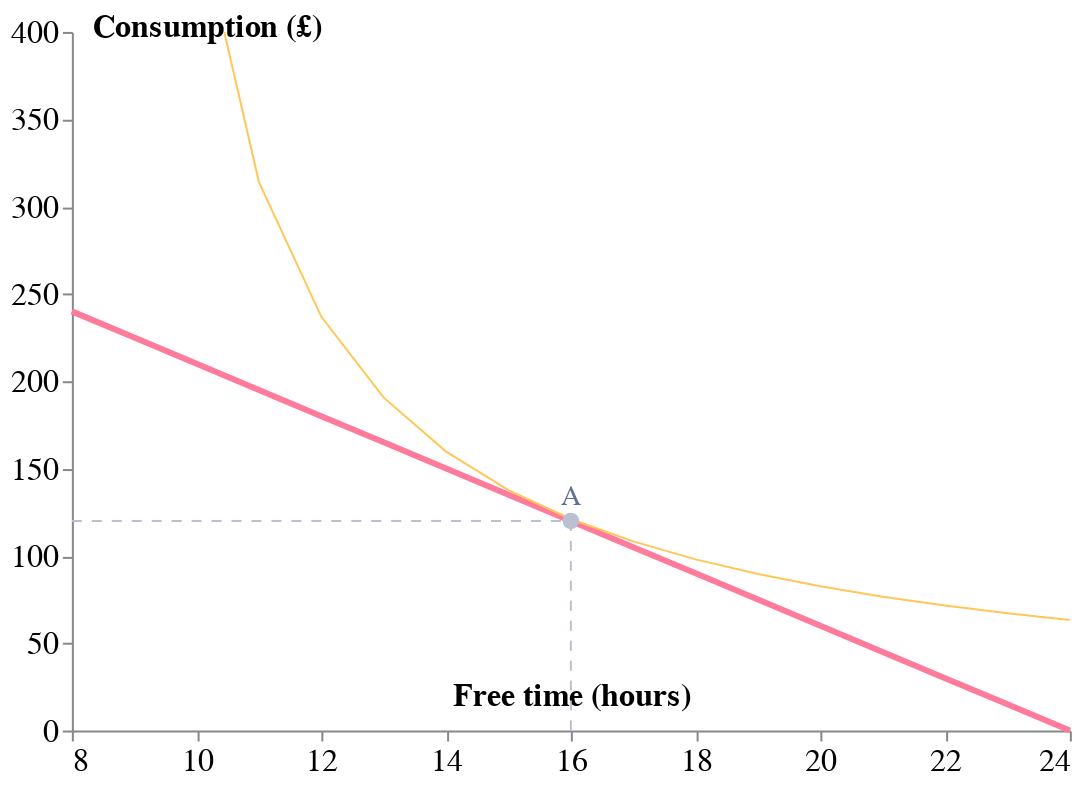

Write notebook code for a chart like this one.
### Code cell
slope_slider = alt.binding_range(min=10, max=25, step=1)
slope_selection = alt.selection_single(
    bind=slope_slider, fields=["Wage"], name="slope", init={"Wage": 15}
)
base_slider = alt.binding_range(min=0, max=100, step=10)
base_selection = alt.selection_single(
    bind=base_slider, fields=["Income"], name="base", init={"Income": 0}
)
ic_slider = alt.binding_range(min=0.25, max=0.9, step=0.01)
ic_selection = alt.selection_single(
    bind=ic_slider, fields=["Curve"], name="indifference", init={"Curve": 0.54}
)
ic_check = alt.binding_range(min=0, max=1, step=1)
icc_selection = alt.selection_single(
    bind=ic_check, fields=["On"], name="indifferencec", init={"On": 1}
)
base = (
    alt.Chart(df)
    .mark_line(color=colors[1], strokeWidth=3)
    .encode(
        x=alt.X(
            "x:Q",
            scale=alt.Scale(domain=[8, 24]),
            axis=alt.Axis(
                labelFontSize=16,
                tickCount=7,
                grid=False,
                title="Free time (hours)",
                titleFontSize=16,
                titleY=-10,
                titleBaseline="bottom",
                titleAngle=0,
            ),
        ),
        y=alt.Y(
            "c:Q",
            scale=alt.Scale(domain=[0, 400]),
            axis=alt.Axis(
                labelFontSize=16,
                tickCount=7,
                grid=False,
                title="Consumption (£)",
                titleFontSize=16,
                titleX=10,
                titleY=5,
                titleBaseline="bottom",
                titleAngle=0,
                titleAlign="left",
            ),
        ),
    )
)
line1 = base.mark_line(color=colors[3], strokeDash=[5, 5], strokeWidth=1).encode(
    x="cx:Q", y="cy:Q"
)
line2 = base.mark_line(color=colors[3], strokeDash=[5, 5], strokeWidth=1).encode(
    y="y:Q"
)
ic1 = base.mark_line(color=colors[0], strokeWidth=1, clip=True).encode(
    x="ix:Q",
    y=alt.Y(
        "i1:Q",
        scale=alt.Scale(domain=[0, 400]),
    ),
    opacity=alt.condition(
        "indifferencec.On==0",
        alt.value(0),
        alt.value(1),
    ),
)
point1 = (
    alt.Chart(pd.DataFrame([{"x": 16, "y": 120}]))
    .mark_point(color=colors[3], opacity=1, fill=colors[3], size=40)
    .encode(x="x:Q", y="y:Q")
)
pline1 = (
    alt.Chart(pd.DataFrame([{"x": 16, "y": 120}, {"x": 8, "y": 120}]))
    .mark_line(color=colors[3], strokeDash=[5, 5], strokeWidth=1)
    .encode(x="x:Q", y="y:Q")
)
pline2 = (
    alt.Chart(pd.DataFrame([{"x": 16, "y": 0}, {"x": 16, "y": 120}]))
    .mark_line(color=colors[3], strokeDash=[5, 5], strokeWidth=1)
    .encode(x="x:Q", y="y:Q")
)
point2 = (
    alt.Chart(pd.DataFrame([{"x": 15.5, "y": 212.5}]))
    .mark_point(color=colors[3], opacity=1, fill=colors[3], size=40)
    .encode(x="x:Q", y="y:Q")
)
atext1 = (
    alt.Chart(pd.DataFrame([{"x": 16, "y": 120,"t":"A"}]))
    .mark_text(color=colors[2], fontSize=14,xOffset=0,yOffset=-12)
    .encode(x="x:Q", y="y:Q",text="t:N")
)
pline21 = (
    alt.Chart(pd.DataFrame([{"x": 15.5, "y": 212.5}, {"x": 8, "y": 212.5}]))
    .mark_line(color=colors[3], strokeDash=[5, 5], strokeWidth=1)
    .encode(x="x:Q", y="y:Q")
)
pline22 = (
    alt.Chart(pd.DataFrame([{"x": 15.5, "y": 0}, {"x": 15.5, "y": 212.5}]))
    .mark_line(color=colors[3], strokeDash=[5, 5], strokeWidth=1)
    .encode(x="x:Q", y="y:Q")
)
pline23 = (
    alt.Chart(pd.DataFrame([{"x": 15.5, "y": 250}, {"x": 16, "y": 250}]))
    .mark_line(color=colors[2], strokeWidth=1)
    .encode(x="x:Q", y="y:Q")
)
ptext2 = (
    alt.Chart(pd.DataFrame([{"x": 15.9, "y": 213,"t":"⬅"}, {"x": 18, "y": 213,"t":"Substitution effect"}]))
    .mark_text(color=colors[2], fontSize=14)
    .encode(x="x:Q", y="y:Q",text="t:N")
)
atext2 = (
    alt.Chart(pd.DataFrame([{"x": 15.5, "y": 212.5,"t":"D"}]))
    .mark_text(color=colors[2], fontSize=14,xOffset=0,yOffset=-12)
    .encode(x="x:Q", y="y:Q",text="t:N")
)
point3 = (
    alt.Chart(pd.DataFrame([{"x": 18, "y": 160}]))
    .mark_point(color=colors[3], opacity=1, fill=colors[3], size=40)
    .encode(x="x:Q", y="y:Q")
)
pline31 = (
    alt.Chart(pd.DataFrame([{"x": 18, "y": 160}, {"x": 8, "y": 160}]))
    .mark_line(color=colors[3], strokeDash=[5, 5], strokeWidth=1)
    .encode(x="x:Q", y="y:Q")
)
pline32 = (
    alt.Chart(pd.DataFrame([{"x": 18, "y": 0}, {"x": 18, "y": 160}]))
    .mark_line(color=colors[3], strokeDash=[5, 5], strokeWidth=1)
    .encode(x="x:Q", y="y:Q")
)
pline33 = (
    alt.Chart(pd.DataFrame([{"x": 18, "y": 160}, {"x": 16, "y": 160}]))
    .mark_line(color=colors[2], strokeWidth=1)
    .encode(x="x:Q", y="y:Q")
)
ptext3 = (
    alt.Chart(pd.DataFrame([{"x": 17.3, "y": 60,"t":"A➡C"}, {"x": 15.3, "y": 60,"t":"Income effect"},
                           {"x": 14.8, "y": 90,"t":"D⬅A"}, {"x": 12.7, "y": 90,"t":"Overall effect"}]))
    .mark_text(color=colors[2], fontSize=14)
    .encode(x="x:Q", y="y:Q",text="t:N")
)
atext3 = (
    alt.Chart(pd.DataFrame([{"x": 18, "y": 160,"t":"C"}]))
    .mark_text(color=colors[2], fontSize=14,xOffset=0,yOffset=-12)
    .encode(x="x:Q", y="y:Q",text="t:N")
)

marks1 = (point1 + pline1 + pline2+atext1).encode(
    opacity=alt.condition(
        "1==1",
        alt.value(1),
        alt.value(0),
    )
)
marks2 = (point2 + pline21 + pline22+atext2).encode(
    opacity=alt.condition(
        "(indifference.Curve==0.32)&(slope.Wage==25)&(base.Income==0)&(indifferencec.On==1)",
        alt.value(1),
        alt.value(0),
    )
)
layer1 = (
    (line1 + line2 + base + ic1 + marks1 + marks2)
    .add_selection(ic_selection)
    .add_selection(icc_selection)
    .add_selection(slope_selection)
    .add_selection(base_selection)
    .transform_calculate(cx="24")
    .transform_calculate(op1="4")
    .transform_calculate(cy="min(datum.y,base.Income)")
    .transform_calculate(c="((24-datum.x)*slope.Wage)+1*base.Income")
    .transform_calculate(
        i1="10*indifference.Curve+100/((datum.x-8)*(indifference.Curve/5))"
    )
    .transform_calculate(ix="datum.x/1")
    .transform_calculate(c3="300*slope.Wage/15-pow(slope.Wage/7,(datum.x*2/4.62))")
)

layer=(layer1.properties(height=350, width=500)).configure_view(stroke=None).properties(
    title="", background="rgba(0,0,0,0)"
)
f='2'
layer.save("visualisation/" + f + ".json")
layer

### Figure 1 — Vega-Lite specification as saved in the notebook (floating-point values rounded to 4 significant figures)
{"usermeta": {"embedOptions": {"theme": "dark"}}, "config": {"view": {"continuousWidth": 400, "continuousHeight": 300, "stroke": null}}, "layer": [{"mark": {"type": "line", "color": "#BABFD1", "strokeDash": [5, 5], "strokeWidth": 1}, "encoding": {"x": {"type": "quantitative", "field": "cx"}, "y": {"type": "quantitative", "field": "cy"}}, "selection": {"indifference": {"type": "single", "bind": {"input": "range", "max": 0.9, "min": 0.25, "step": 0.01}, "fields": ["Curve"], "init": {"Curve": 0.54}}, "indifferencec": {"type": "single", "bind": {"input": "range", "max": 1, "min": 0, "step": 1}, "fields": ["On"], "init": {"On": 1}}, "slope": {"type": "single", "bind": {"input": "range", "max": 25, "min": 10, "step": 1}, "fields": ["Wage"], "init": {"Wage": 15}}, "base": {"type": "single", "bind": {"input": "range", "max": 100, "min": 0, "step": 10}, "fields": ["Income"], "init": {"Income": 0}}}}, {"mark": {"type": "line", "color": "#BABFD1", "strokeDash": [5, 5], "strokeWidth": 1}, "encoding": {"x": {"type": "quantitative", "axis": {"grid": false, "labelFontSize": 16, "tickCount": 7, "title": "Free time (hours)", "titleAngle": 0, "titleBaseline": "bottom", "titleFontSize": 16, "titleY": -10}, "field": "x", "scale": {"domain": [8, 24]}}, "y": {"type": "quantitative", "field": "y"}}}, {"mark": {"type": "line", "color": "#FF7B9C", "strokeWidth": 3}, "encoding": {"x": {"type": "quantitative", "axis": {"grid": false, "labelFontSize": 16, "tickCount": 7, "title": "Free time (hours)", "titleAngle": 0, "titleBaseline": "bottom", "titleFontSize": 16, "titleY": -10}, "field": "x", "scale": {"domain": [8, 24]}}, "y": {"type": "quantitative", "axis": {"grid": false, "labelFontSize": 16, "tickCount": 7, "title": "Consumption (£)", "titleAlign": "left", "titleAngle": 0, "titleBaseline": "bottom", "titleFontSize": 16, "titleX": 10, "titleY": 5}, "field": "c", "scale": {"domain": [0, 400]}}}}, {"mark": {"type": "line", "clip": true, "color": "#FFC759", "strokeWidth": 1}, "encoding": {"opacity": {"condition": {"value": 0, "test": "indifferencec.On==0"}, "value": 1}, "x": {"type": "quantitative", "field": "ix"}, "y": {"type": "quantitative", "field": "i1", "scale": {"domain": [0, 400]}}}}, {"layer": [{"data": {"name": "data-ea3c811319fa530d00024008017a4956"}, "mark": {"type": "point", "color": "#BABFD1", "fill": "#BABFD1", "opacity": 1, "size": 40}, "encoding": {"x": {"type": "quantitative", "field": "x"}, "y": {"type": "quantitative", "field": "y"}}}, {"data": {"name": "data-ab07e41bc5a334df1927a0a398306146"}, "mark": {"type": "line", "color": "#BABFD1", "strokeDash": [5, 5], "strokeWidth": 1}, "encoding": {"x": {"type": "quantitative", "field": "x"}, "y": {"type": "quantitative", "field": "y"}}}, {"data": {"name": "data-d98b93343c580c172394ae20d361d6c8"}, "mark": {"type": "line", "color": "#BABFD1", "strokeDash": [5, 5], "strokeWidth": 1}, "encoding": {"x": {"type": "quantitative", "field": "x"}, "y": {"type": "quantitative", "field": "y"}}}, {"data": {"name": "data-76bbeefd23a2c28935a6473ca65a7113"}, "mark": {"type": "text", "color": "#607196", "fontSize": 14, "xOffset": 0, "yOffset": -12}, "encoding": {"text": {"type": "nominal", "field": "t"}, "x": {"type": "quantitative", "field": "x"}, "y": {"type": "quantitative", "field": "y"}}}], "encoding": {"opacity": {"condition": {"value": 1, "test": "1==1"}, "value": 0}}}, {"layer": [{"data": {"name": "data-2f53548ba2077b230bda95556dadae0a"}, "mark": {"type": "point", "color": "#BABFD1", "fill": "#BABFD1", "opacity": 1, "size": 40}, "encoding": {"x": {"type": "quantitative", "field": "x"}, "y": {"type": "quantitative", "field": "y"}}}, {"data": {"name": "data-08616188c30f98deffe6a218883b4b42"}, "mark": {"type": "line", "color": "#BABFD1", "strokeDash": [5, 5], "strokeWidth": 1}, "encoding": {"x": {"type": "quantitative", "field": "x"}, "y": {"type": "quantitative", "field": "y"}}}, {"data": {"name": "data-a4ff8440436363bd3a329968af8b8cfe"}, "mark": {"type": "line", "color": "#BABFD1", "strokeDash": [5, 5], "strokeWidth": 1}, "encoding": {"x": {"type": "quantitative", "field": "x"}, "y": {"type": "quantitative", "field": "y"}}}, {"data": {"name": "data-477e4e991756ede4b1c3132d23971f84"}, "mark": {"type": "text", "color": "#607196", "fontSize": 14, "xOffset": 0, "yOffset": -12}, "encoding": {"text": {"type": "nominal", "field": "t"}, "x": {"type": "quantitative", "field": "x"}, "y": {"type": "quantitative", "field": "y"}}}], "encoding": {"opacity": {"condition": {"value": 1, "test": "(indifference.Curve==0.32)&(slope.Wage==25)&(base.Income==0)&(indifferencec.On==1)"}, "value": 0}}}], "background": "rgba(0,0,0,0)", "data": {"name": "data-e21e4d68a4c3f07154eb7b2cc010f082"}, "height": 350, "title": "", "transform": [{"calculate": "24", "as": "cx"}, {"calculate": "4", "as": "op1"}, {"calculate": "min(datum.y,base.Income)", "as": "cy"}, {"calculate": "((24-datum.x)*slope.Wage)+1*base.Income", "as": "c"}, {"calculate": "10*indifference.Curve+100/((datum.x-8)*(indifference.Curve/5))", "as": "i1"}, {"calculate": "datum.x/1", "as": "ix"}, {"calculate": "300*slope.Wage/15-pow(slope.Wage/7,(datum.x*2/4.62))", "as": "c3"}], "width": 500, "$schema": "https://vega.github.io/schema/vega-lite/v4.8.1.json", "datasets": {"data-e21e4d68a4c3f07154eb7b2cc010f082": [{"x": 8.0, "y": 240.0}, {"x": 9.0, "y": 225.0}, {"x": 10.0, "y": 210.0}, {"x": 11.0, "y": 195.0}, {"x": 12.0, "y": 180.0}, {"x": 13.0, "y": 165.0}, {"x": 14.0, "y": 150.0}, {"x": 15.0, "y": 135.0}, {"x": 16.0, "y": 120.0}, {"x": 17.0, "y": 105.0}, {"x": 18.0, "y": 90.0}, {"x": 19.0, "y": 75.0}, {"x": 20.0, "y": 60.0}, {"x": 21.0, "y": 45.0}, {"x": 22.0, "y": 30.0}, {"x": 23.0, "y": 15.0}, {"x": 24.0, "y": 0.0}], "data-ea3c811319fa530d00024008017a4956": [{"x": 16, "y": 120}], "data-ab07e41bc5a334df1927a0a398306146": [{"x": 16, "y": 120}, {"x": 8, "y": 120}], "data-d98b93343c580c172394ae20d361d6c8": [{"x": 16, "y": 0}, {"x": 16, "y": 120}], "data-76bbeefd23a2c28935a6473ca65a7113": [{"x": 16, "y": 120, "t": "A"}], "data-2f53548ba2077b230bda95556dadae0a": [{"x": 15.5, "y": 212.5}], "data-08616188c30f98deffe6a218883b4b42": [{"x": 15.5, "y": 212.5}, {"x": 8.0, "y": 212.5}], "data-a4ff8440436363bd3a329968af8b8cfe": [{"x": 15.5, "y": 0.0}, {"x": 15.5, "y": 212.5}], "data-477e4e991756ede4b1c3132d23971f84": [{"x": 15.5, "y": 212.5, "t": "D"}]}}
